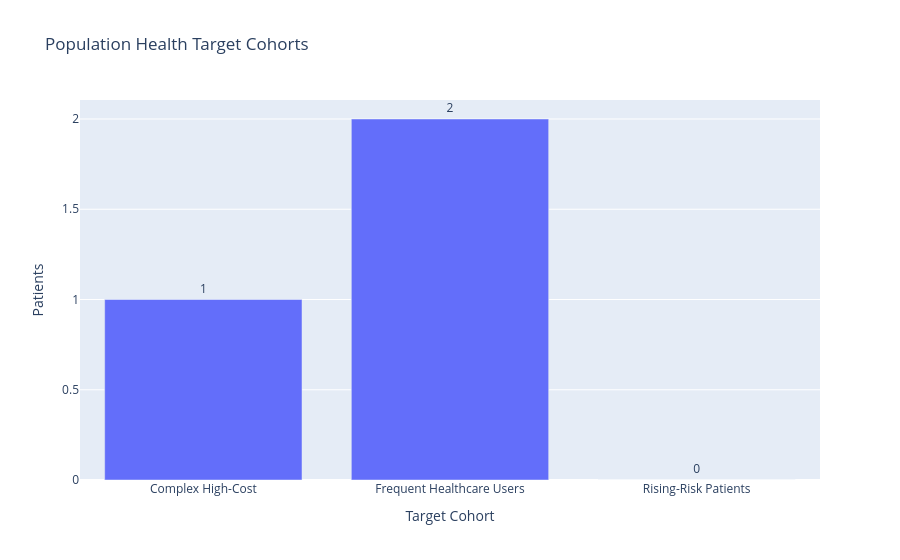

The code cell stored with this chart in its notebook:
### Markdown cell above
### Visualization

### Code cell
fig = px.bar(
    cohort_summary,
    x="Target Cohort",
    y="Patients",
    text="Patients",
    title="Population Health Target Cohorts",
)

fig.update_traces(textposition="outside")

fig.update_layout(
    showlegend=False,
    xaxis_title="Target Cohort",
    yaxis_title="Patients",
)

fig.show()

### Figure 1 — Plotly figure (JSON) as saved in the notebook; plotly's stock layout.template omitted (floating-point values rounded to 4 significant figures)
{"data": [{"hovertemplate": "Target Cohort=%{x}<br>Patients=%{text}<extra></extra>", "legendgroup": "", "marker": {"color": "#636efa", "pattern": {"shape": ""}}, "name": "", "orientation": "v", "showlegend": false, "text": [1.0, 2.0, 0.0], "textposition": "outside", "type": "bar", "x": ["Complex High-Cost", "Frequent Healthcare Users", "Rising-Risk Patients"], "xaxis": "x", "y": [1, 2, 0], "yaxis": "y"}], "layout": {"barmode": "relative", "legend": {"tracegroupgap": 0}, "showlegend": false, "title": {"text": "Population Health Target Cohorts"}, "xaxis": {"anchor": "y", "domain": [0, 1], "title": {"text": "Target Cohort"}}, "yaxis": {"anchor": "x", "domain": [0, 1], "title": {"text": "Patients"}}}}
